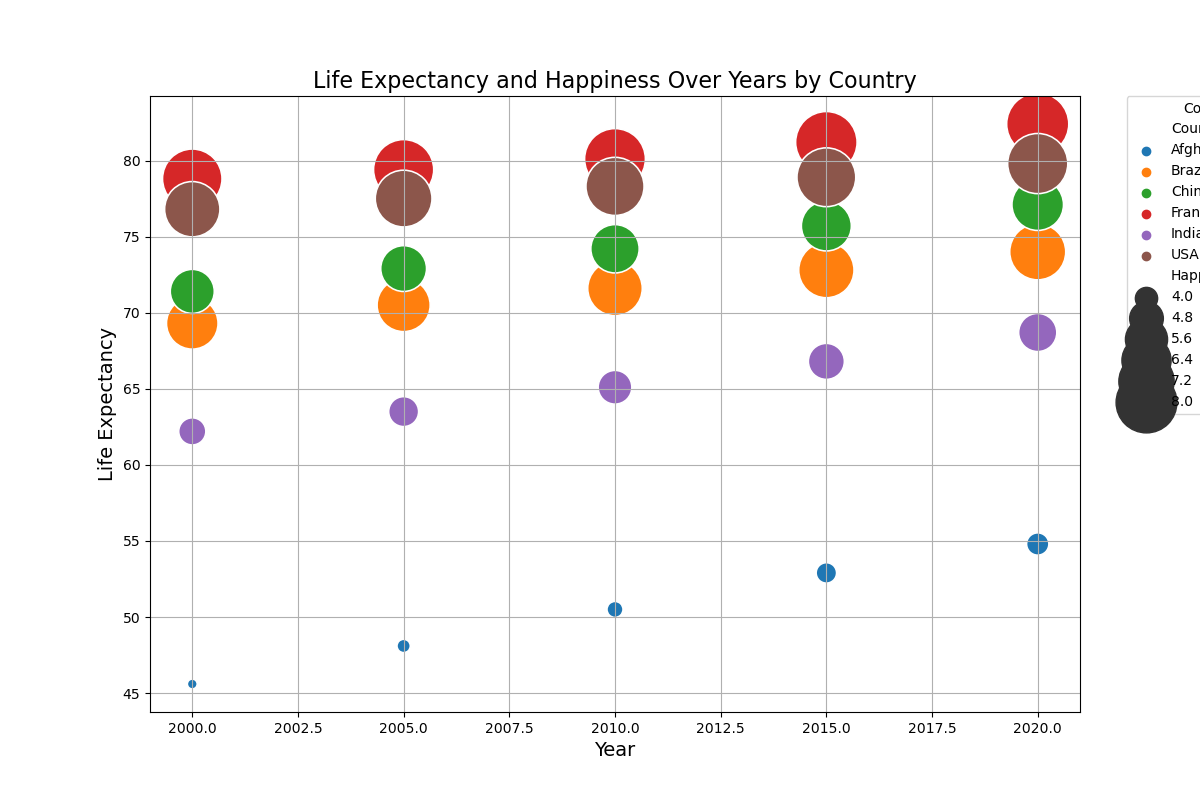

This figure's Python source:

import seaborn as sns
import matplotlib.pyplot as plt
import pandas as pd

data = {
    'Country': ['Afghanistan', 'Afghanistan', 'Afghanistan', 'Afghanistan', 'Afghanistan',
                'Brazil', 'Brazil', 'Brazil', 'Brazil', 'Brazil',
                'China', 'China', 'China', 'China', 'China',
                'France', 'France', 'France', 'France', 'France',
                'India', 'India', 'India', 'India', 'India',
                'USA', 'USA', 'USA', 'USA', 'USA'],
    'Year': [2000, 2005, 2010, 2015, 2020,
             2000, 2005, 2010, 2015, 2020,
             2000, 2005, 2010, 2015, 2020,
             2000, 2005, 2010, 2015, 2020,
             2000, 2005, 2010, 2015, 2020,
             2000, 2005, 2010, 2015, 2020],
    'Life_Expectancy': [45.6, 48.1, 50.5, 52.9, 54.8,
                        69.3, 70.5, 71.6, 72.8, 74.0,
                        71.4, 72.9, 74.2, 75.7, 77.1,
                        78.8, 79.4, 80.1, 81.2, 82.4,
                        62.2, 63.5, 65.1, 66.8, 68.7,
                        76.8, 77.5, 78.3, 78.9, 79.8],
    'Happiness_Score': [3.5, 3.6, 3.7, 3.9, 4.0,
                        6.7, 6.9, 7.1, 7.2, 7.3,
                        5.8, 6.0, 6.3, 6.5, 6.7,
                        7.8, 7.9, 8.0, 8.1, 8.2,
                        4.3, 4.5, 4.8, 5.0, 5.2,
                        7.2, 7.4, 7.6, 7.7, 7.9]
}

df = pd.DataFrame(data)

plt.figure(figsize=(12, 8))
bubble = sns.scatterplot(data=df, x="Year", y="Life_Expectancy", size="Happiness_Score", 
                         hue="Country", sizes=(50, 2000), 
                         palette=["#1f77b4","#ff7f0e","#2ca02c","#d62728","#9467bd","#8c564b"])

bubble.set_title('Life Expectancy and Happiness Over Years by Country', fontsize=16)
bubble.set_xlabel('Year', fontsize=14)
bubble.set_ylabel('Life Expectancy', fontsize=14)
plt.legend(bbox_to_anchor=(1.05, 1), loc=2, borderaxespad=0., title='Country')
plt.grid(True)
plt.show()
